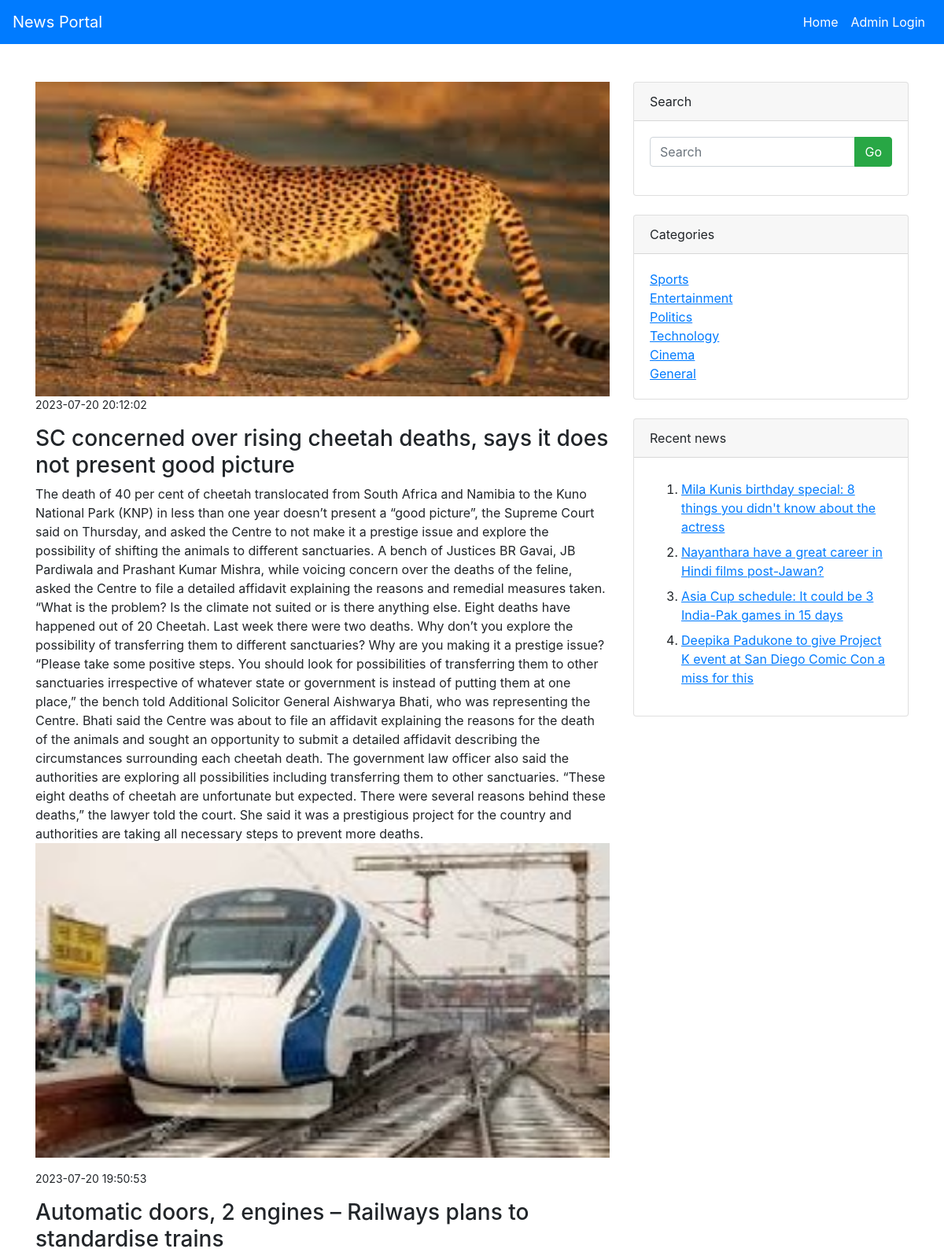
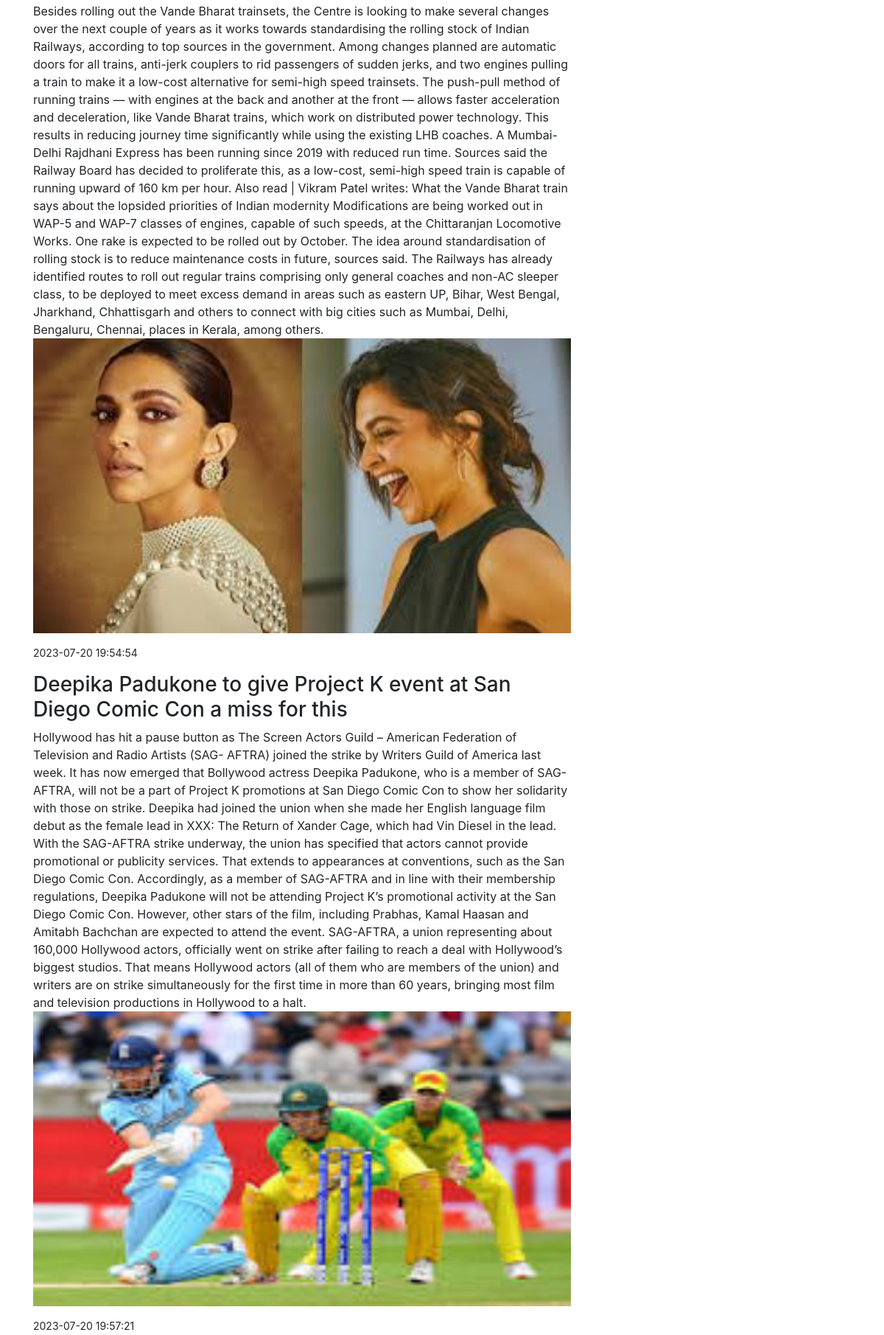
Page /index.php/home/search (upper part) on the committed database (2 pictures, top to bottom).
### tables this page shows
CREATE TABLE `news` (
  `nid` int(11) NOT NULL,
  `title` varchar(80) NOT NULL,
  `category_id` int(11) NOT NULL,
  `sub_category_id` int(11) NOT NULL,
  `myimage` varchar(50) NOT NULL,
  `description` text NOT NULL,
  `nreading_time` timestamp NOT NULL DEFAULT current_timestamp() ON UPDATE current_timestamp()
);

CREATE TABLE `category` (
  `cid` int(11) NOT NULL,
  `category_name` varchar(50) NOT NULL,
  `reading_time` timestamp NOT NULL DEFAULT current_timestamp() ON UPDATE current_timestamp()
);

### application/controllers/Home.php (called while the page is built, shortened)
<?php
class Home extends CI_Controller
{
	public function __construct()
	{
		$this->load->model("admin_model");
	}
	public function search()
	{
		$search=$this->input->post('search');
		$category=$this->admin_model->get_category();
		$news=$this->admin_model->get_all_news();
		$get_three=$this->admin_model->get_all_news();
		$search_content=$this->admin_model->search_content($search);
		$this->load->view("search_content",array('search_content'=>$search_content,'news'=>$news,'category'=>$category,'get_three'=>$get_three));
	}
}
?>

### index.php (called while the page is built, shortened)
<?php
require_once BASEPATH.'core/CodeIgniter.php';

### application/models/Admin_model.php (called while the page is built, shortened)
<?php
class Admin_model extends CI_Model
{
	public function get_category()
	{
		$query=$this->db->get('category');
		return $query->result();
	}
	public function get_all_news()
	{
		$this->db->select("*");
		$this->db->from("category");
		$this->db->join("subcategory","category.cid=subcategory.category_id");
		$this->db->join("news","subcategory.id=news.sub_category_id");
		$this->db->order_by("nid","desc");
		$query=$this->db->get();
		return $query->result();
	}
	public function search_content($search)
	{
		$query=$this->db->query("select * from news where title like '%$search%'");
		return $query->result();
	}
}
?>

### application/views/Search_content.php (the view, shortened to what this page needs)
<!DOCTYPE html>
<html lang="en">
<head>
	<link rel="stylesheet" href="https://cdn.jsdelivr.net/npm/bootstrap@4.6.2/dist/css/bootstrap.min.css">
  <link rel="stylesheet" href="https://cdnjs.cloudflare.com/ajax/libs/font-awesome/6.4.0/css/all.min.css" />
</head>
<body>
<nav class="navbar navbar-expand-md bg-primary navbar-dark">
  <a class="navbar-brand" href="#">News Portal</a>
  <div class="collapse navbar-collapse justify-content-end" id="collapsibleNavbar">
    <ul class="navbar-nav">
      <li class="nav-item">
        <a class="nav-link text-white" href="<?=base_url('home')?>">Home</a>
      </li>
      <li class="nav-item">
        <a class="nav-link text-white" href="<?=base_url('admin')?>">Admin Login</a>
      </li>
    </ul>
  </div>
</nav>
<div class="container">
<div class="row my-5">
<div class="col-md-8" id="search_news">
<?php
foreach($search_content as $news)
{
	?>
	<img src="<?=base_url('uploads/'.$news->myimage)?>" class="img-fluid" style="width:100%;height:400px;">
	<p class="small"><?=$news->nreading_time?></p>
	<h3><?=$news->title?></h3>
	<p><?php echo $news->description; ?><br>
	<?php
}
?>
</div>
<div class="col-md-4">
<form method="post" action="<?=base_url('home/search/')?>">
<div class="card">
	<div class="card-header">Search</div>
	<div class="card-body">
<div class="input-group mb-3">
  <input type="text" class="form-control" placeholder="Search" name="search">
  <div class="input-group-append">
    <button class="btn btn-success" name="new" type="submit">Go</button>
  </div>
</div>
</div>
</div>
</form>
<div class="card my-4">
	<div class="card-header">Categories</div>
	<div class="card-body">
<?php
foreach($category as $c)
{
	?>
	<a href="<?=base_url('home/select_cat?cid='.$c->cid)?>"><u><?=$c->category_name?></u></a><br>
	<?php
}
?>
</div>
</div>
<div class="card">
<div class="card-header">Recent news</div>
<div class="card-body">
<ol>
<?php
$i=1;
foreach($get_three as $three)
{
	if($i==5)
	{
		break;
	}
	?>
	<li class="my-2"><a href="<?=base_url('home/select_news/'.$three->nid)?>"><u><?=$three->title?></u></a></li>
	<?php
	$i++;
}
?>
</ol>
</div>
</div>
</div>
</div>
</div>
</body>
</html>

### rows in the picture
news: myimage (picture), nreading_time "2023-07-20 20:12:02", title "SC concerned over rising cheetah deaths, says it does not present good picture", description "The death of 40 per cent of cheetah translocated from South Africa and Namibia to the Kuno National Park (KNP) in less than one year doesn’t present a “good picture”, the Supreme Court said on Thursday, and asked the Centre to not make it a prestige issue and explore the possibility of shifting the animals to different sanctuaries. A bench of Justices BR Gavai, JB Pardiwala and Prashant Kumar Mishra, while voicing concern over the deaths of the feline, asked the Centre to file a detailed affidavit explaining the reasons and remedial measures taken. “What is the problem? Is the climate not suited or is there anything else. Eight deaths have happened out of 20 Cheetah. Last week there were…"
news: myimage (picture), nreading_time "2023-07-20 19:50:53", title "Automatic doors, 2 engines – Railways plans to standardise trains", description "Besides rolling out the Vande Bharat trainsets, the Centre is looking to make several changes over the next couple of years as it works towards standardising the rolling stock of Indian Railways, according to top sources in the government. Among changes planned are automatic doors for all trains, anti-jerk couplers to rid passengers of sudden jerks, and two engines pulling a train to make it a low-cost alternative for semi-high speed trainsets. The push-pull method of running trains — with engines at the back and another at the front — allows faster acceleration and deceleration, like Vande Bharat trains, which work on distributed power technology. This results in reducing journey time…"
news: myimage (picture), nreading_time "2023-07-20 19:54:54", title "Deepika Padukone to give Project K event at San Diego Comic Con a miss for this", description "Hollywood has hit a pause button as The Screen Actors Guild – American Federation of Television and Radio Artists (SAG- AFTRA) joined the strike by Writers Guild of America last week. It has now emerged that Bollywood actress Deepika Padukone, who is a member of SAG-AFTRA, will not be a part of Project K promotions at San Diego Comic Con to show her solidarity with those on strike. Deepika had joined the union when she made her English language film debut as the female lead in XXX: The Return of Xander Cage, which had Vin Diesel in the lead. With the SAG-AFTRA strike underway, the union has specified that actors cannot provide promotional or publicity services. That extends to appearances…"
news: myimage (picture), nreading_time "2023-07-20 19:57:21"
category: category_name "Sports", news.title "Asia Cup schedule: It could be 3 India-Pak games in 15 days"
category: category_name "Entertainment", news.title "Mila Kunis birthday special: 8 things you didn't know about the actress", news.title "Nayanthara have a great career in Hindi films post-Jawan?", news.title "Deepika Padukone to give Project K event at San Diego Comic Con a miss for this"
category: category_name "Politics"
category: category_name "Technology"
category: category_name "Cinema"
category: category_name "General"
